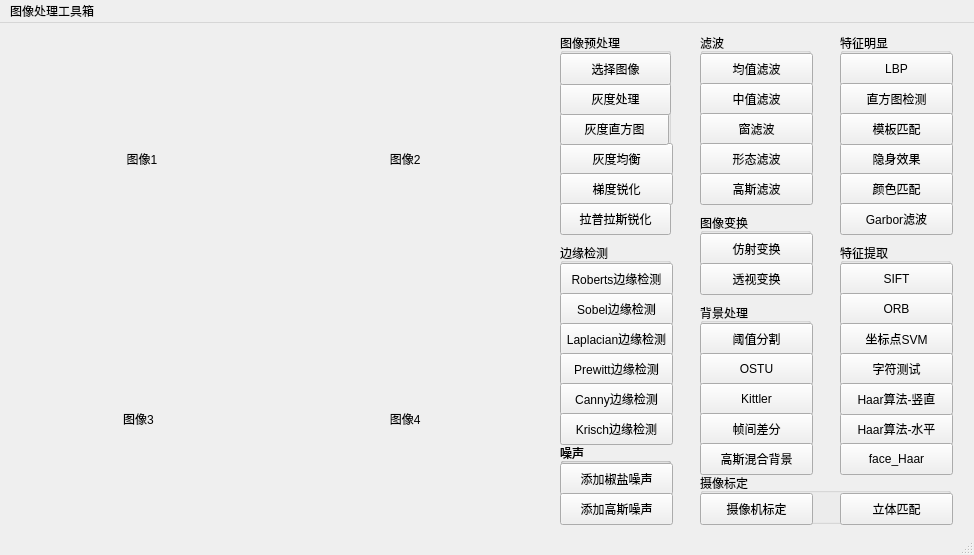
<?xml version="1.0" encoding="UTF-8"?>
<ui version="4.0">
 <class>MainWindow</class>
 <widget class="QMainWindow" name="MainWindow">
  <property name="geometry">
   <rect>
    <x>0</x>
    <y>0</y>
    <width>974</width>
    <height>555</height>
   </rect>
  </property>
  <property name="windowTitle">
   <string>MainWindow</string>
  </property>
  <widget class="QWidget" name="centralwidget">
   <widget class="QLabel" name="label">
    <property name="geometry">
     <rect>
      <x>30</x>
      <y>10</y>
      <width>251</width>
      <height>251</height>
     </rect>
    </property>
    <property name="text">
     <string>                             图像1</string>
    </property>
   </widget>
   <widget class="QLabel" name="label_1">
    <property name="geometry">
     <rect>
      <x>290</x>
      <y>10</y>
      <width>251</width>
      <height>251</height>
     </rect>
    </property>
    <property name="text">
     <string>                              图像2</string>
    </property>
   </widget>
   <widget class="QPushButton" name="gray_balance">
    <property name="geometry">
     <rect>
      <x>560</x>
      <y>120</y>
      <width>113</width>
      <height>32</height>
     </rect>
    </property>
    <property name="text">
     <string>灰度均衡</string>
    </property>
   </widget>
   <widget class="QPushButton" name="grad_sharpen">
    <property name="geometry">
     <rect>
      <x>560</x>
      <y>150</y>
      <width>113</width>
      <height>32</height>
     </rect>
    </property>
    <property name="text">
     <string>梯度锐化</string>
    </property>
   </widget>
   <widget class="QPushButton" name="gray_hist">
    <property name="geometry">
     <rect>
      <x>560</x>
      <y>90</y>
      <width>109</width>
      <height>32</height>
     </rect>
    </property>
    <property name="text">
     <string>灰度直方图</string>
    </property>
   </widget>
   <widget class="QPushButton" name="rgb_to_gray">
    <property name="geometry">
     <rect>
      <x>560</x>
      <y>60</y>
      <width>111</width>
      <height>32</height>
     </rect>
    </property>
    <property name="text">
     <string>灰度处理</string>
    </property>
   </widget>
   <widget class="QPushButton" name="select_images">
    <property name="geometry">
     <rect>
      <x>560</x>
      <y>30</y>
      <width>111</width>
      <height>32</height>
     </rect>
    </property>
    <property name="text">
     <string>选择图像</string>
    </property>
   </widget>
   <widget class="QPushButton" name="laplacian_sharpen">
    <property name="geometry">
     <rect>
      <x>560</x>
      <y>180</y>
      <width>111</width>
      <height>32</height>
     </rect>
    </property>
    <property name="text">
     <string>拉普拉斯锐化</string>
    </property>
   </widget>
   <widget class="QLabel" name="label_2">
    <property name="geometry">
     <rect>
      <x>30</x>
      <y>270</y>
      <width>251</width>
      <height>251</height>
     </rect>
    </property>
    <property name="text">
     <string>                            图像3</string>
    </property>
   </widget>
   <widget class="QLabel" name="label_3">
    <property name="geometry">
     <rect>
      <x>290</x>
      <y>270</y>
      <width>251</width>
      <height>251</height>
     </rect>
    </property>
    <property name="text">
     <string>                              图像4</string>
    </property>
   </widget>
   <widget class="QPushButton" name="roberts_edge_detection">
    <property name="geometry">
     <rect>
      <x>560</x>
      <y>240</y>
      <width>113</width>
      <height>32</height>
     </rect>
    </property>
    <property name="text">
     <string>Roberts边缘检测</string>
    </property>
   </widget>
   <widget class="QPushButton" name="sobel_edge_detection">
    <property name="geometry">
     <rect>
      <x>560</x>
      <y>270</y>
      <width>113</width>
      <height>32</height>
     </rect>
    </property>
    <property name="text">
     <string>Sobel边缘检测</string>
    </property>
   </widget>
   <widget class="QPushButton" name="laplace_edge_detection">
    <property name="geometry">
     <rect>
      <x>560</x>
      <y>300</y>
      <width>113</width>
      <height>32</height>
     </rect>
    </property>
    <property name="text">
     <string>Laplacian边缘检测</string>
    </property>
   </widget>
   <widget class="QPushButton" name="prewitt_edge_detection">
    <property name="geometry">
     <rect>
      <x>560</x>
      <y>330</y>
      <width>113</width>
      <height>32</height>
     </rect>
    </property>
    <property name="text">
     <string>Prewitt边缘检测</string>
    </property>
   </widget>
   <widget class="QPushButton" name="canny_edge_detection">
    <property name="geometry">
     <rect>
      <x>560</x>
      <y>360</y>
      <width>113</width>
      <height>32</height>
     </rect>
    </property>
    <property name="text">
     <string>Canny边缘检测</string>
    </property>
   </widget>
   <widget class="QPushButton" name="add_salt_noise">
    <property name="geometry">
     <rect>
      <x>560</x>
      <y>440</y>
      <width>113</width>
      <height>32</height>
     </rect>
    </property>
    <property name="text">
     <string>添加椒盐噪声</string>
    </property>
   </widget>
   <widget class="QPushButton" name="add_gaussian_noise">
    <property name="geometry">
     <rect>
      <x>560</x>
      <y>470</y>
      <width>113</width>
      <height>32</height>
     </rect>
    </property>
    <property name="text">
     <string>添加高斯噪声</string>
    </property>
   </widget>
   <widget class="QPushButton" name="average_filter">
    <property name="geometry">
     <rect>
      <x>700</x>
      <y>30</y>
      <width>113</width>
      <height>32</height>
     </rect>
    </property>
    <property name="text">
     <string>均值滤波</string>
    </property>
   </widget>
   <widget class="QPushButton" name="middle_filter">
    <property name="geometry">
     <rect>
      <x>700</x>
      <y>60</y>
      <width>113</width>
      <height>32</height>
     </rect>
    </property>
    <property name="text">
     <string>中值滤波</string>
    </property>
   </widget>
   <widget class="QPushButton" name="krisch_edge_detection">
    <property name="geometry">
     <rect>
      <x>560</x>
      <y>390</y>
      <width>113</width>
      <height>32</height>
     </rect>
    </property>
    <property name="text">
     <string>Krisch边缘检测</string>
    </property>
   </widget>
   <widget class="QPushButton" name="window_filter">
    <property name="geometry">
     <rect>
      <x>700</x>
      <y>90</y>
      <width>113</width>
      <height>32</height>
     </rect>
    </property>
    <property name="text">
     <string>窗滤波</string>
    </property>
   </widget>
   <widget class="QPushButton" name="form_filter">
    <property name="geometry">
     <rect>
      <x>700</x>
      <y>120</y>
      <width>113</width>
      <height>32</height>
     </rect>
    </property>
    <property name="text">
     <string>形态滤波</string>
    </property>
   </widget>
   <widget class="QPushButton" name="gaussian_filter">
    <property name="geometry">
     <rect>
      <x>700</x>
      <y>150</y>
      <width>113</width>
      <height>32</height>
     </rect>
    </property>
    <property name="text">
     <string>高斯滤波</string>
    </property>
   </widget>
   <widget class="QPushButton" name="affine">
    <property name="geometry">
     <rect>
      <x>700</x>
      <y>210</y>
      <width>113</width>
      <height>32</height>
     </rect>
    </property>
    <property name="text">
     <string>仿射变换</string>
    </property>
   </widget>
   <widget class="QPushButton" name="perspective">
    <property name="geometry">
     <rect>
      <x>700</x>
      <y>240</y>
      <width>113</width>
      <height>32</height>
     </rect>
    </property>
    <property name="text">
     <string>透视变换</string>
    </property>
   </widget>
   <widget class="QPushButton" name="threshold_seg">
    <property name="geometry">
     <rect>
      <x>700</x>
      <y>300</y>
      <width>113</width>
      <height>32</height>
     </rect>
    </property>
    <property name="text">
     <string>阈值分割</string>
    </property>
   </widget>
   <widget class="QPushButton" name="OSTU">
    <property name="geometry">
     <rect>
      <x>700</x>
      <y>330</y>
      <width>113</width>
      <height>32</height>
     </rect>
    </property>
    <property name="text">
     <string>OSTU</string>
    </property>
   </widget>
   <widget class="QPushButton" name="Kittler">
    <property name="geometry">
     <rect>
      <x>700</x>
      <y>360</y>
      <width>113</width>
      <height>32</height>
     </rect>
    </property>
    <property name="text">
     <string>Kittler</string>
    </property>
   </widget>
   <widget class="QPushButton" name="frame_diff">
    <property name="geometry">
     <rect>
      <x>700</x>
      <y>390</y>
      <width>113</width>
      <height>32</height>
     </rect>
    </property>
    <property name="text">
     <string>帧间差分</string>
    </property>
   </widget>
   <widget class="QPushButton" name="mix_guass">
    <property name="geometry">
     <rect>
      <x>700</x>
      <y>420</y>
      <width>113</width>
      <height>32</height>
     </rect>
    </property>
    <property name="text">
     <string>高斯混合背景</string>
    </property>
   </widget>
   <widget class="QPushButton" name="circle_lbp">
    <property name="geometry">
     <rect>
      <x>840</x>
      <y>30</y>
      <width>113</width>
      <height>32</height>
     </rect>
    </property>
    <property name="text">
     <string>LBP</string>
    </property>
   </widget>
   <widget class="QPushButton" name="target_det">
    <property name="geometry">
     <rect>
      <x>840</x>
      <y>60</y>
      <width>113</width>
      <height>32</height>
     </rect>
    </property>
    <property name="text">
     <string>直方图检测</string>
    </property>
   </widget>
   <widget class="QPushButton" name="model_check">
    <property name="geometry">
     <rect>
      <x>840</x>
      <y>90</y>
      <width>113</width>
      <height>32</height>
     </rect>
    </property>
    <property name="text">
     <string>模板匹配</string>
    </property>
   </widget>
   <widget class="QPushButton" name="cloaking">
    <property name="geometry">
     <rect>
      <x>840</x>
      <y>120</y>
      <width>113</width>
      <height>32</height>
     </rect>
    </property>
    <property name="text">
     <string>隐身效果</string>
    </property>
   </widget>
   <widget class="QPushButton" name="SIFT">
    <property name="geometry">
     <rect>
      <x>840</x>
      <y>240</y>
      <width>113</width>
      <height>32</height>
     </rect>
    </property>
    <property name="text">
     <string>SIFT</string>
    </property>
   </widget>
   <widget class="QPushButton" name="orb">
    <property name="geometry">
     <rect>
      <x>840</x>
      <y>270</y>
      <width>113</width>
      <height>32</height>
     </rect>
    </property>
    <property name="text">
     <string>ORB</string>
    </property>
   </widget>
   <widget class="QPushButton" name="color_fit">
    <property name="geometry">
     <rect>
      <x>840</x>
      <y>150</y>
      <width>113</width>
      <height>32</height>
     </rect>
    </property>
    <property name="text">
     <string>颜色匹配</string>
    </property>
   </widget>
   <widget class="QPushButton" name="svm_test">
    <property name="geometry">
     <rect>
      <x>840</x>
      <y>300</y>
      <width>113</width>
      <height>32</height>
     </rect>
    </property>
    <property name="text">
     <string>坐标点SVM</string>
    </property>
   </widget>
   <widget class="QPushButton" name="word_test">
    <property name="geometry">
     <rect>
      <x>840</x>
      <y>330</y>
      <width>113</width>
      <height>32</height>
     </rect>
    </property>
    <property name="text">
     <string>字符测试</string>
    </property>
   </widget>
   <widget class="QPushButton" name="Haar_1">
    <property name="geometry">
     <rect>
      <x>840</x>
      <y>390</y>
      <width>113</width>
      <height>32</height>
     </rect>
    </property>
    <property name="text">
     <string>Haar算法-水平</string>
    </property>
   </widget>
   <widget class="QPushButton" name="Haar_2">
    <property name="geometry">
     <rect>
      <x>840</x>
      <y>360</y>
      <width>113</width>
      <height>32</height>
     </rect>
    </property>
    <property name="text">
     <string>Haar算法-竖直</string>
    </property>
   </widget>
   <widget class="QPushButton" name="gaber">
    <property name="geometry">
     <rect>
      <x>840</x>
      <y>180</y>
      <width>113</width>
      <height>32</height>
     </rect>
    </property>
    <property name="text">
     <string>Garbor滤波</string>
    </property>
   </widget>
   <widget class="QPushButton" name="face_haar">
    <property name="geometry">
     <rect>
      <x>840</x>
      <y>420</y>
      <width>113</width>
      <height>32</height>
     </rect>
    </property>
    <property name="text">
     <string>face_Haar</string>
    </property>
   </widget>
   <widget class="QGroupBox" name="groupBox">
    <property name="geometry">
     <rect>
      <x>560</x>
      <y>10</y>
      <width>111</width>
      <height>201</height>
     </rect>
    </property>
    <property name="title">
     <string>图像预处理</string>
    </property>
   </widget>
   <widget class="QGroupBox" name="groupBox_2">
    <property name="geometry">
     <rect>
      <x>560</x>
      <y>220</y>
      <width>111</width>
      <height>201</height>
     </rect>
    </property>
    <property name="title">
     <string>边缘检测</string>
    </property>
   </widget>
   <widget class="QGroupBox" name="groupBox_3">
    <property name="geometry">
     <rect>
      <x>560</x>
      <y>420</y>
      <width>111</width>
      <height>81</height>
     </rect>
    </property>
    <property name="title">
     <string>噪声</string>
    </property>
    <widget class="QGroupBox" name="groupBox_9">
     <property name="geometry">
      <rect>
       <x>0</x>
       <y>0</y>
       <width>111</width>
       <height>81</height>
      </rect>
     </property>
     <property name="title">
      <string>噪声</string>
     </property>
    </widget>
   </widget>
   <widget class="QGroupBox" name="groupBox_4">
    <property name="geometry">
     <rect>
      <x>700</x>
      <y>10</y>
      <width>111</width>
      <height>171</height>
     </rect>
    </property>
    <property name="title">
     <string>滤波</string>
    </property>
   </widget>
   <widget class="QGroupBox" name="groupBox_5">
    <property name="geometry">
     <rect>
      <x>700</x>
      <y>190</y>
      <width>111</width>
      <height>81</height>
     </rect>
    </property>
    <property name="title">
     <string>图像变换</string>
    </property>
   </widget>
   <widget class="QGroupBox" name="groupBox_6">
    <property name="geometry">
     <rect>
      <x>700</x>
      <y>280</y>
      <width>111</width>
      <height>171</height>
     </rect>
    </property>
    <property name="title">
     <string>背景处理</string>
    </property>
   </widget>
   <widget class="QGroupBox" name="groupBox_7">
    <property name="geometry">
     <rect>
      <x>840</x>
      <y>10</y>
      <width>111</width>
      <height>201</height>
     </rect>
    </property>
    <property name="title">
     <string>特征明显</string>
    </property>
   </widget>
   <widget class="QGroupBox" name="groupBox_8">
    <property name="geometry">
     <rect>
      <x>840</x>
      <y>220</y>
      <width>111</width>
      <height>231</height>
     </rect>
    </property>
    <property name="title">
     <string>特征提取</string>
    </property>
   </widget>
   <widget class="QPushButton" name="camera2">
    <property name="geometry">
     <rect>
      <x>700</x>
      <y>470</y>
      <width>113</width>
      <height>32</height>
     </rect>
    </property>
    <property name="text">
     <string>摄像机标定</string>
    </property>
   </widget>
   <widget class="QPushButton" name="camera2_2">
    <property name="geometry">
     <rect>
      <x>840</x>
      <y>470</y>
      <width>113</width>
      <height>32</height>
     </rect>
    </property>
    <property name="text">
     <string>立体匹配</string>
    </property>
   </widget>
   <widget class="QGroupBox" name="groupBox_10">
    <property name="geometry">
     <rect>
      <x>700</x>
      <y>450</y>
      <width>251</width>
      <height>51</height>
     </rect>
    </property>
    <property name="title">
     <string>摄像标定</string>
    </property>
   </widget>
   <zorder>groupBox_10</zorder>
   <zorder>groupBox_8</zorder>
   <zorder>groupBox_7</zorder>
   <zorder>groupBox_6</zorder>
   <zorder>groupBox_5</zorder>
   <zorder>groupBox_4</zorder>
   <zorder>groupBox_3</zorder>
   <zorder>groupBox_2</zorder>
   <zorder>groupBox</zorder>
   <zorder>cloaking</zorder>
   <zorder>label</zorder>
   <zorder>label_1</zorder>
   <zorder>gray_balance</zorder>
   <zorder>grad_sharpen</zorder>
   <zorder>gray_hist</zorder>
   <zorder>rgb_to_gray</zorder>
   <zorder>select_images</zorder>
   <zorder>laplacian_sharpen</zorder>
   <zorder>label_2</zorder>
   <zorder>label_3</zorder>
   <zorder>roberts_edge_detection</zorder>
   <zorder>sobel_edge_detection</zorder>
   <zorder>laplace_edge_detection</zorder>
   <zorder>prewitt_edge_detection</zorder>
   <zorder>canny_edge_detection</zorder>
   <zorder>add_salt_noise</zorder>
   <zorder>add_gaussian_noise</zorder>
   <zorder>average_filter</zorder>
   <zorder>middle_filter</zorder>
   <zorder>krisch_edge_detection</zorder>
   <zorder>window_filter</zorder>
   <zorder>form_filter</zorder>
   <zorder>gaussian_filter</zorder>
   <zorder>affine</zorder>
   <zorder>perspective</zorder>
   <zorder>threshold_seg</zorder>
   <zorder>OSTU</zorder>
   <zorder>Kittler</zorder>
   <zorder>frame_diff</zorder>
   <zorder>mix_guass</zorder>
   <zorder>circle_lbp</zorder>
   <zorder>target_det</zorder>
   <zorder>model_check</zorder>
   <zorder>SIFT</zorder>
   <zorder>orb</zorder>
   <zorder>color_fit</zorder>
   <zorder>svm_test</zorder>
   <zorder>word_test</zorder>
   <zorder>Haar_1</zorder>
   <zorder>Haar_2</zorder>
   <zorder>gaber</zorder>
   <zorder>face_haar</zorder>
   <zorder>camera2</zorder>
   <zorder>camera2_2</zorder>
  </widget>
  <widget class="QMenuBar" name="menubar">
   <property name="geometry">
    <rect>
     <x>0</x>
     <y>0</y>
     <width>974</width>
     <height>22</height>
    </rect>
   </property>
   <widget class="QMenu" name="menu">
    <property name="title">
     <string>图像处理工具箱</string>
    </property>
   </widget>
   <addaction name="menu"/>
  </widget>
  <widget class="QStatusBar" name="statusbar"/>
 </widget>
 <resources/>
 <connections/>
</ui>
